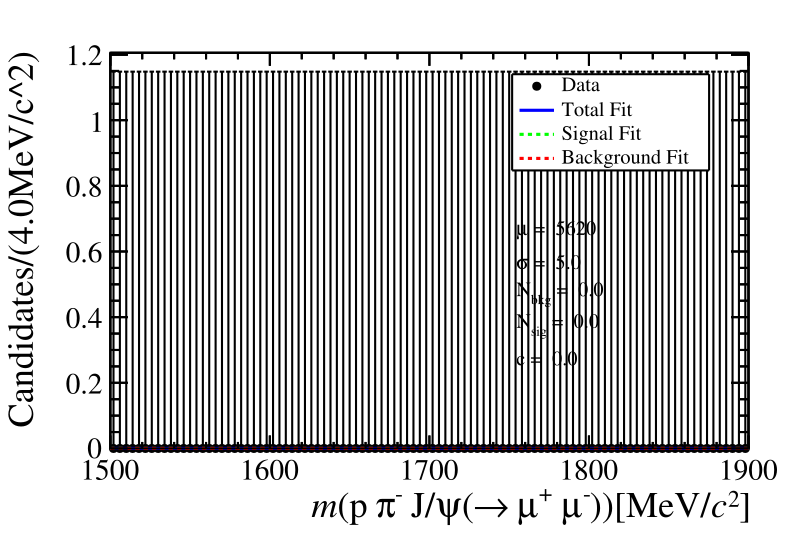

Write Python code to recreate this figure.
import ROOT as R

R.RooMsgService.instance().setGlobalKillBelow(R.RooFit.ERROR)
R.RooMsgService.instance().setSilentMode(R.kTRUE)

R.gROOT.ProcessLine(".x lhcbStyle.C")

tree = "TupleOmegac2OmegaPiPiPi_DDL/DecayTree"
root_file = "../00229334_00000001_1.hyperons.root"

df = R.RDataFrame(tree, root_file)

print(df.Count().GetValue())

df.Snapshot(tree, "test.root", ["Omega_M"])

#Define the range
x_lower = 1500
x_upper = 1900
x_range = R.RooRealVar("Omega_M", "Omega_M", x_lower, x_upper)

#Read the data file
data = R.TChain("ch_data")

data.Add(f"test.root/{tree}")

print(data.GetEntries())
RDS_data = R.RooDataSet("a_data", "a_data",data, R.RooArgSet(x_range))
RDS_data = RDS_data.reduce((R.RooFit.CutRange("Omega_M")))
entries_data = RDS_data.sumEntries()

# Define the signal model pdf
mean = R.RooRealVar("#mu", "mean", 5620, 5600, 5640)
sigma = R.RooRealVar("#sigma", "sigma", 5, 0.1, 30)
Gaussian = R.RooGaussian('Gaussian', 'Gaussian', x_range, mean, sigma)

# Define the background model pdf
c = R.RooRealVar("c", "c", 0, -1, 1)  
Exponential = R.RooExponential("Exponential", "Exponential", x_range, c)

# Build composite pdf
sig_yield = R.RooRealVar("N_{sig}", "Signal yield", entries_data*0.2, 0, 1.2*entries_data)
bkg_yield = R.RooRealVar("N_{bkg}", "Background yield", entries_data*0.8, 0, 1.2*entries_data)
model = R.RooAddPdf("model", "model", R.RooArgList(Gaussian, Exponential), R.RooArgList(sig_yield, bkg_yield))

#make the fit
results = model.fitTo(RDS_data, R.RooFit.Save(True))
xframe = x_range.frame(R.RooFit.Title(f"Fit Result"))

RDS_data.plotOn(xframe, R.RooFit.Name("Data"))  # Plot the data points
model.plotOn(xframe, R.RooFit.LineColor(R.kBlue), R.RooFit.Name("PDF"))  # Plot the fit model
model.plotOn(xframe, R.RooFit.Components("Gaussian"), R.RooFit.LineColor(R.kGreen), R.RooFit.LineStyle(R.kDashed), R.RooFit.Name("Signal"))
# Plot the Chebychev with proper scaling
model.plotOn(xframe, R.RooFit.Components("Exponential"), R.RooFit.LineColor(R.kRed), R.RooFit.LineStyle(R.kDashed), R.RooFit.Name("Background"))
model.paramOn(xframe, R.RooFit.Layout(0.65, 0.75, 0.6))

xframe.GetXaxis().SetTitle("#it{m}(" + 'p #pi^{-} J/#psi(#rightarrow #mu^{+} #mu^{-}))'+"[MeV/#it{c}^{2}]")

bin_width = (x_upper-x_lower)/100
xframe.GetYaxis().SetTitle(f"Candidates/({bin_width}MeV/c^{2})")

c = R.TCanvas("fit_canvas", "Fit Results")
xframe.Draw()
legend = R.TLegend(0.65, 0.68, 0.9, 0.86) # Specify the position of the legend (x1, y1, x2, y2)
legend.SetTextSize(0.04) 
legend.AddEntry("Data", "Data", "p")  # Add data legend entry
legend.AddEntry("PDF", "Total Fit", "l")  # Add total fit legend entry
legend.AddEntry("Signal", "Signal Fit", "l")  # Add signal legend entry
legend.AddEntry("Background", "Background Fit", "l")  # Add signal legend entry
legend.Draw()  # Draw the legend on the canvas

c.SaveAs("fit_example.pdf")
#collapse
